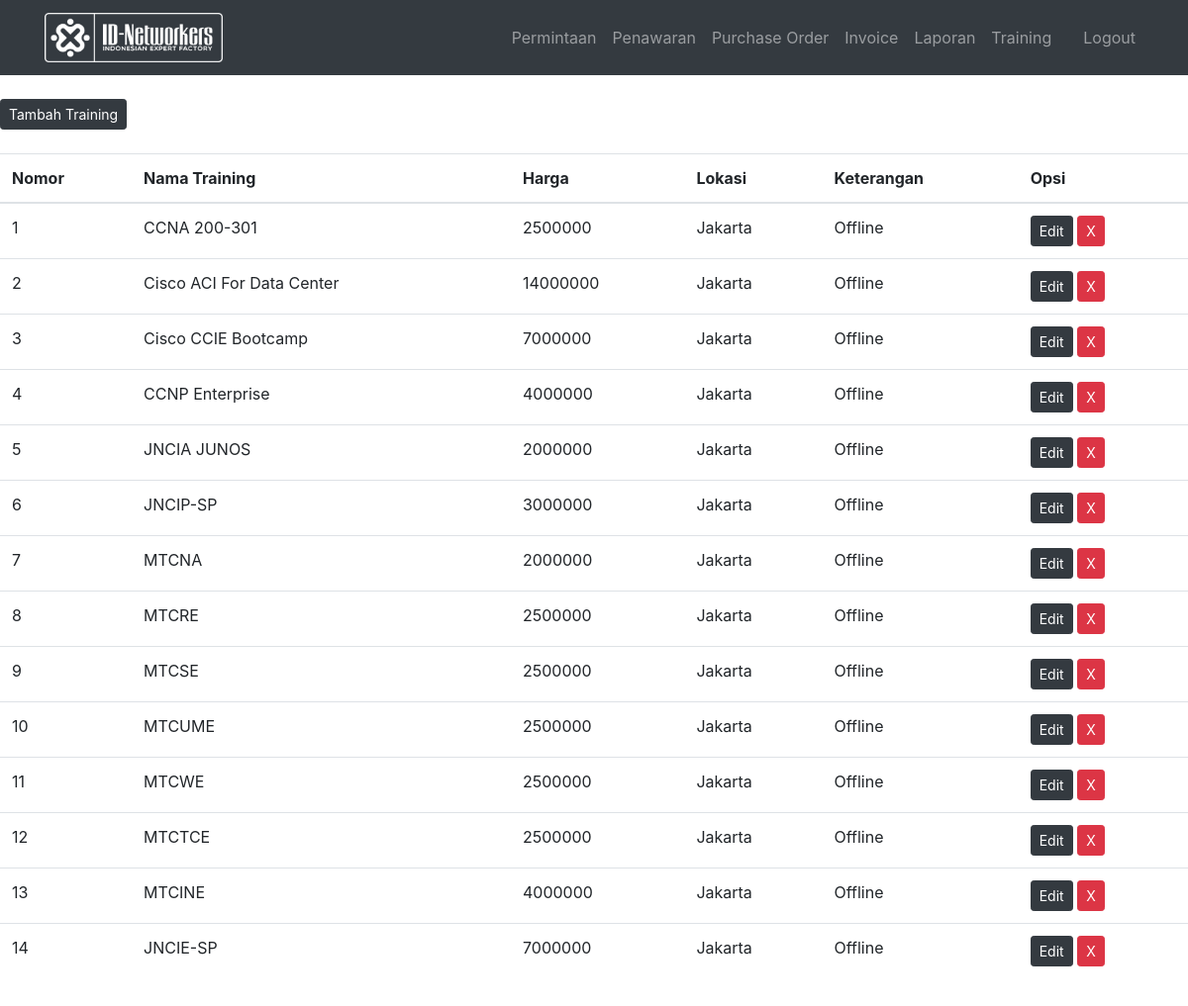
Page /display_training (signed in) on the committed database.
### IDN_APP/models.py (models this page shows, shortened)
class Training(models.Model):
    def number():
        no = Training.objects.count()
        if no == None:
            final = str(1)
            return final
        else:
            final = str(no + 1)
            return final
    nomor = models.CharField(max_length=20, default=number)
    nama_training = models.CharField(max_length=50,default='',blank=True)
    harga = models.IntegerField()
    lokasi = models.CharField(max_length=20)
    keterangan = models.CharField(max_length=50)

### IDN_APP/views.py (the view)
# urls.py: re_path(r'^display_training$', display_training, name='display_training'),
@login_required
def display_training(request):
    trainings = Training.objects.all()
    context = {'trainings':trainings,'header':'Training'}
    return render(request, 'training.html', context)

### IDN_APP/templates/training.html (shortened to what this page needs)
{% extends 'base.html' %}
{% block body %}
<br>
<a href="{% url 'add_training' %}" class="btn btn-dark btn-sm" role="button">Tambah Training</a>
<br>
<br>
<table class="table table-hover">
  <thead>
    <tr>
      <th>Nomor</th>
      <th>Nama Training</th>
      <th>Harga</th>
      <th>Lokasi</th>
      <th>Keterangan</th>
      <th>Opsi</th>
    </tr>
  </thead>
<tbody>
{% for training in trainings %}
<tr>
  <td>{{training.nomor}}</td>
  <td>{{training.nama_training}}</td>
  <td>{{training.harga}}</td>
  <td>{{training.lokasi}}</td>
  <td>{{training.keterangan}}</td>
  <td>
    <a href="{% url 'edit_training' training.pk %}" class="btn btn-dark btn-sm" role="button">Edit</a>
    <a href="{% url 'delete_training' training.pk %}" class="btn btn-danger btn-sm" role="button">X</a>
  </td>
</tr>
{% endfor %}
</tbody>
</table>
{% endblock %}

### IDN_APP/templates/base.html (shortened to what this page needs)
<!DOCTYPE html>
{%load static%}
<html lang="en" dir="ltr">
<head>
  <link rel="stylesheet" href="https://maxcdn.bootstrapcdn.com/bootstrap/4.0.0/css/bootstrap.min.css">
</head>
  <body>
    <nav class="navbar navbar-expand-lg navbar-dark bg-dark">
      <div class="container">
        <a class="navbar-brand" href="https://www.idn.id/" target="_blank">
    <img src="{% static 'images/Logo-idn-putih.png' %}" width="180" height="50" alt="">
      </a>
      <div class="collapse navbar-collapse" id="navbarSupportedContent">
        <ul class="navbar-nav mr-auto w-100 justify-content-end">
        <li class="nav-item">
          <a class="nav-link" href="{% url 'display_permintaan' %}">Permintaan</a>
        <li class="nav-item">
          <a class="nav-link" href="{% url 'display_penawaran' %}">Penawaran</a>
        </li>
        <li class="nav-item">
          <a class="nav-link" href="{% url 'display_po' %}">Purchase Order</a>
        </li>
        <li class="nav-item">
          <a class="nav-link" href="{% url 'display_invoice' %}">Invoice</a>
        </li>
        <li class="nav-item">
          <a class="nav-link" href="{% url 'display_laporan' %}" target="_blank">Laporan</a>
        </li>
          <li class="nav-item">
            <a class="nav-link" href="{% url 'display_training' %}">Training</a>
        </li>
      </li>
        <li class="nav-item">
          <a class="nav-link" href="#"></a>
      </li>
        {% if user.is_authenticated %}
        <li>
          <a class="nav-link" href="{% url 'user_logout' %}">Logout</a>
        </li>
        {% else %}
        <li class="nav-item">
          <a class="nav-link" href="{% url 'user_login' %}">Login</a>
        </li>
        {% endif %}
        </ul>
      </div>
    </div>
    </nav>
  {% block body %}
  {% endblock %}
  </body>
  <br><br><br><br><br><br>
</html>

### rows in the picture
Training: nomor "1", nama_training "CCNA 200-301", harga "2500000", lokasi "Jakarta", keterangan "Offline"
Training: nomor "2", nama_training "Cisco ACI For Data Center", harga "14000000", lokasi "Jakarta", keterangan "Offline"
Training: nomor "3", nama_training "Cisco CCIE Bootcamp", harga "7000000", lokasi "Jakarta", keterangan "Offline"
Training: nomor "4", nama_training "CCNP Enterprise", harga "4000000", lokasi "Jakarta", keterangan "Offline"
Training: nomor "5", nama_training "JNCIA JUNOS", harga "2000000", lokasi "Jakarta", keterangan "Offline"
Training: nomor "6", nama_training "JNCIP-SP", harga "3000000", lokasi "Jakarta", keterangan "Offline"
Training: nomor "7", nama_training "MTCNA", harga "2000000", lokasi "Jakarta", keterangan "Offline"
Training: nomor "8", nama_training "MTCRE", harga "2500000", lokasi "Jakarta", keterangan "Offline"
Training: nomor "9", nama_training "MTCSE", harga "2500000", lokasi "Jakarta", keterangan "Offline"
Training: nomor "10", nama_training "MTCUME", harga "2500000", lokasi "Jakarta", keterangan "Offline"
Training: nomor "11", nama_training "MTCWE", harga "2500000", lokasi "Jakarta", keterangan "Offline"
Training: nomor "12", nama_training "MTCTCE", harga "2500000", lokasi "Jakarta", keterangan "Offline"
Training: nomor "13", nama_training "MTCINE", harga "4000000", lokasi "Jakarta", keterangan "Offline"
Training: nomor "14", nama_training "JNCIE-SP", harga "7000000", lokasi "Jakarta", keterangan "Offline"
